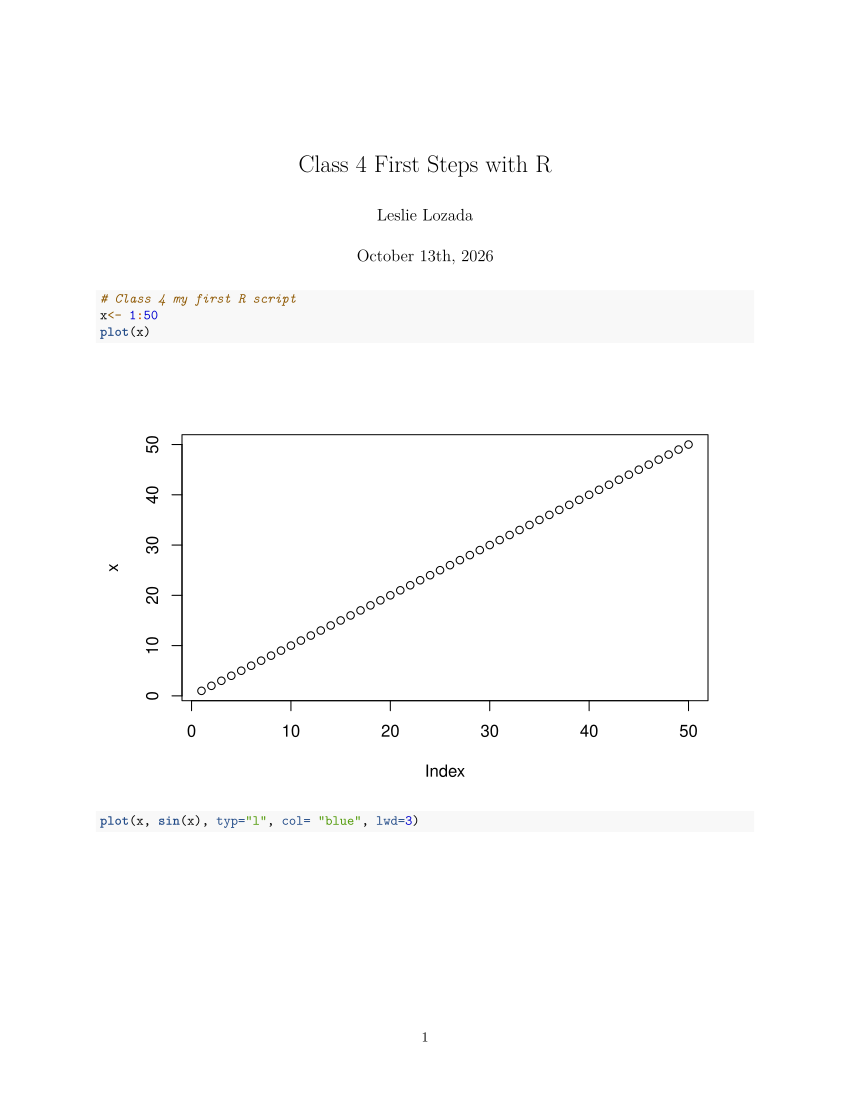

This figure's R source:
#' ---
#' title: "Class 4 First Steps with R"
#' author: "Leslie Lozada"
#' date: "October 13th, 2026"
#' ---



# Class 4 my first R script
x<- 1:50
plot(x)
plot(x, sin(x), typ="l", col= "blue", lwd=3)
